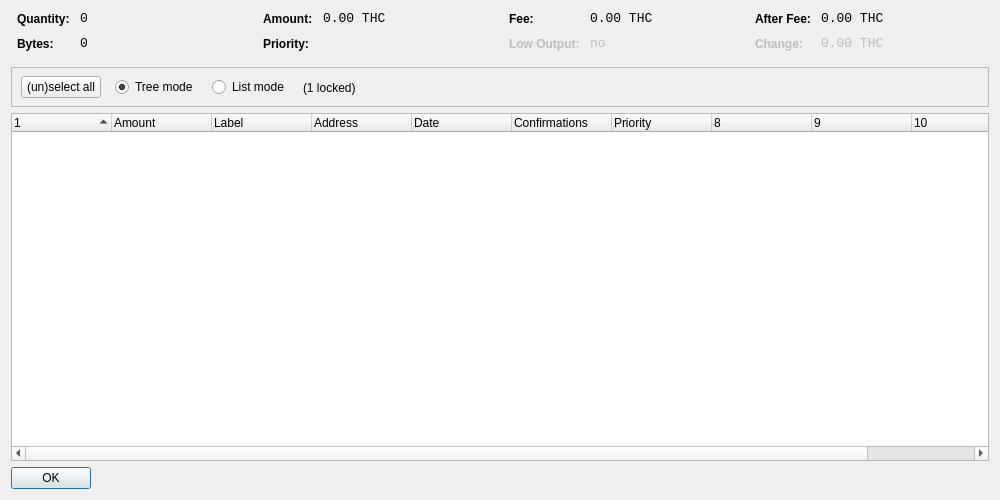
<?xml version="1.0" encoding="UTF-8"?>
<ui version="4.0">
 <class>CoinControlDialog</class>
 <widget class="QDialog" name="CoinControlDialog">
  <property name="geometry">
   <rect>
    <x>0</x>
    <y>0</y>
    <width>1000</width>
    <height>500</height>
   </rect>
  </property>
  <property name="windowTitle">
   <string>Coin Control</string>
  </property>
  <layout class="QVBoxLayout" name="verticalLayout">
   <item>
    <layout class="QHBoxLayout" name="horizontalLayoutTop" stretch="0,0,0,0">
     <property name="topMargin">
      <number>0</number>
     </property>
     <property name="bottomMargin">
      <number>10</number>
     </property>
     <item>
      <layout class="QFormLayout" name="formLayoutCoinControl1">
       <property name="horizontalSpacing">
        <number>10</number>
       </property>
       <property name="verticalSpacing">
        <number>10</number>
       </property>
       <property name="leftMargin">
        <number>6</number>
       </property>
       <property name="rightMargin">
        <number>6</number>
       </property>
       <item row="0" column="0">
        <widget class="QLabel" name="labelCoinControlQuantityText">
         <property name="styleSheet">
          <string notr="true">font-weight:bold;</string>
         </property>
         <property name="text">
          <string>Quantity:</string>
         </property>
        </widget>
       </item>
       <item row="0" column="1">
        <widget class="QLabel" name="labelCoinControlQuantity">
         <property name="font">
          <font>
           <family>Monospace</family>
           <pointsize>10</pointsize>
          </font>
         </property>
         <property name="cursor">
          <cursorShape>IBeamCursor</cursorShape>
         </property>
         <property name="contextMenuPolicy">
          <enum>Qt::ActionsContextMenu</enum>
         </property>
         <property name="text">
          <string notr="true">0</string>
         </property>
         <property name="textInteractionFlags">
          <set>Qt::LinksAccessibleByMouse|Qt::TextSelectableByKeyboard|Qt::TextSelectableByMouse</set>
         </property>
        </widget>
       </item>
       <item row="1" column="0">
        <widget class="QLabel" name="labelCoinControlBytesText">
         <property name="styleSheet">
          <string notr="true">font-weight:bold;</string>
         </property>
         <property name="text">
          <string>Bytes:</string>
         </property>
        </widget>
       </item>
       <item row="1" column="1">
        <widget class="QLabel" name="labelCoinControlBytes">
         <property name="font">
          <font>
           <family>Monospace</family>
           <pointsize>10</pointsize>
          </font>
         </property>
         <property name="cursor">
          <cursorShape>IBeamCursor</cursorShape>
         </property>
         <property name="contextMenuPolicy">
          <enum>Qt::ActionsContextMenu</enum>
         </property>
         <property name="text">
          <string notr="true">0</string>
         </property>
         <property name="textInteractionFlags">
          <set>Qt::LinksAccessibleByMouse|Qt::TextSelectableByKeyboard|Qt::TextSelectableByMouse</set>
         </property>
        </widget>
       </item>
      </layout>
     </item>
     <item>
      <layout class="QFormLayout" name="formLayoutCoinControl2">
       <property name="horizontalSpacing">
        <number>10</number>
       </property>
       <property name="verticalSpacing">
        <number>10</number>
       </property>
       <property name="leftMargin">
        <number>6</number>
       </property>
       <property name="rightMargin">
        <number>6</number>
       </property>
       <item row="0" column="0">
        <widget class="QLabel" name="labelCoinControlAmountText">
         <property name="styleSheet">
          <string notr="true">font-weight:bold;</string>
         </property>
         <property name="text">
          <string>Amount:</string>
         </property>
        </widget>
       </item>
       <item row="0" column="1">
        <widget class="QLabel" name="labelCoinControlAmount">
         <property name="font">
          <font>
           <family>Monospace</family>
           <pointsize>10</pointsize>
          </font>
         </property>
         <property name="cursor">
          <cursorShape>IBeamCursor</cursorShape>
         </property>
         <property name="contextMenuPolicy">
          <enum>Qt::ActionsContextMenu</enum>
         </property>
         <property name="text">
          <string notr="true">0.00 THC</string>
         </property>
         <property name="textInteractionFlags">
          <set>Qt::LinksAccessibleByMouse|Qt::TextSelectableByKeyboard|Qt::TextSelectableByMouse</set>
         </property>
        </widget>
       </item>
       <item row="1" column="0">
        <widget class="QLabel" name="labelCoinControlPriorityText">
         <property name="styleSheet">
          <string notr="true">font-weight:bold;</string>
         </property>
         <property name="text">
          <string>Priority:</string>
         </property>
        </widget>
       </item>
       <item row="1" column="1">
        <widget class="QLabel" name="labelCoinControlPriority">
         <property name="font">
          <font>
           <family>Monospace</family>
           <pointsize>10</pointsize>
          </font>
         </property>
         <property name="cursor">
          <cursorShape>IBeamCursor</cursorShape>
         </property>
         <property name="contextMenuPolicy">
          <enum>Qt::ActionsContextMenu</enum>
         </property>
         <property name="text">
          <string/>
         </property>
         <property name="textInteractionFlags">
          <set>Qt::LinksAccessibleByMouse|Qt::TextSelectableByKeyboard|Qt::TextSelectableByMouse</set>
         </property>
        </widget>
       </item>
      </layout>
     </item>
     <item>
      <layout class="QFormLayout" name="formLayoutCoinControl3">
       <property name="horizontalSpacing">
        <number>10</number>
       </property>
       <property name="verticalSpacing">
        <number>10</number>
       </property>
       <property name="leftMargin">
        <number>6</number>
       </property>
       <property name="rightMargin">
        <number>6</number>
       </property>
       <item row="0" column="0">
        <widget class="QLabel" name="labelCoinControlFeeText">
         <property name="styleSheet">
          <string notr="true">font-weight:bold;</string>
         </property>
         <property name="text">
          <string>Fee:</string>
         </property>
        </widget>
       </item>
       <item row="0" column="1">
        <widget class="QLabel" name="labelCoinControlFee">
         <property name="font">
          <font>
           <family>Monospace</family>
           <pointsize>10</pointsize>
          </font>
         </property>
         <property name="cursor">
          <cursorShape>IBeamCursor</cursorShape>
         </property>
         <property name="contextMenuPolicy">
          <enum>Qt::ActionsContextMenu</enum>
         </property>
         <property name="text">
          <string notr="true">0.00 THC</string>
         </property>
         <property name="textInteractionFlags">
          <set>Qt::LinksAccessibleByMouse|Qt::TextSelectableByKeyboard|Qt::TextSelectableByMouse</set>
         </property>
        </widget>
       </item>
       <item row="1" column="0">
        <widget class="QLabel" name="labelCoinControlLowOutputText">
         <property name="enabled">
          <bool>false</bool>
         </property>
         <property name="styleSheet">
          <string notr="true">font-weight:bold;</string>
         </property>
         <property name="text">
          <string>Low Output:</string>
         </property>
        </widget>
       </item>
       <item row="1" column="1">
        <widget class="QLabel" name="labelCoinControlLowOutput">
         <property name="enabled">
          <bool>false</bool>
         </property>
         <property name="font">
          <font>
           <family>Monospace</family>
           <pointsize>10</pointsize>
          </font>
         </property>
         <property name="cursor">
          <cursorShape>IBeamCursor</cursorShape>
         </property>
         <property name="contextMenuPolicy">
          <enum>Qt::ActionsContextMenu</enum>
         </property>
         <property name="text">
          <string>no</string>
         </property>
         <property name="textInteractionFlags">
          <set>Qt::LinksAccessibleByMouse|Qt::TextSelectableByKeyboard|Qt::TextSelectableByMouse</set>
         </property>
        </widget>
       </item>
      </layout>
     </item>
     <item>
      <layout class="QFormLayout" name="formLayoutCoinControl4">
       <property name="horizontalSpacing">
        <number>10</number>
       </property>
       <property name="verticalSpacing">
        <number>10</number>
       </property>
       <property name="leftMargin">
        <number>6</number>
       </property>
       <property name="rightMargin">
        <number>6</number>
       </property>
       <item row="0" column="0">
        <widget class="QLabel" name="labelCoinControlAfterFeeText">
         <property name="styleSheet">
          <string notr="true">font-weight:bold;</string>
         </property>
         <property name="text">
          <string>After Fee:</string>
         </property>
        </widget>
       </item>
       <item row="0" column="1">
        <widget class="QLabel" name="labelCoinControlAfterFee">
         <property name="font">
          <font>
           <family>Monospace</family>
           <pointsize>10</pointsize>
          </font>
         </property>
         <property name="cursor">
          <cursorShape>IBeamCursor</cursorShape>
         </property>
         <property name="contextMenuPolicy">
          <enum>Qt::ActionsContextMenu</enum>
         </property>
         <property name="text">
          <string notr="true">0.00 THC</string>
         </property>
         <property name="textInteractionFlags">
          <set>Qt::LinksAccessibleByMouse|Qt::TextSelectableByKeyboard|Qt::TextSelectableByMouse</set>
         </property>
        </widget>
       </item>
       <item row="1" column="0">
        <widget class="QLabel" name="labelCoinControlChangeText">
         <property name="enabled">
          <bool>false</bool>
         </property>
         <property name="styleSheet">
          <string notr="true">font-weight:bold;</string>
         </property>
         <property name="text">
          <string>Change:</string>
         </property>
        </widget>
       </item>
       <item row="1" column="1">
        <widget class="QLabel" name="labelCoinControlChange">
         <property name="enabled">
          <bool>false</bool>
         </property>
         <property name="font">
          <font>
           <family>Monospace</family>
           <pointsize>10</pointsize>
          </font>
         </property>
         <property name="cursor">
          <cursorShape>IBeamCursor</cursorShape>
         </property>
         <property name="contextMenuPolicy">
          <enum>Qt::ActionsContextMenu</enum>
         </property>
         <property name="text">
          <string notr="true">0.00 THC</string>
         </property>
         <property name="textInteractionFlags">
          <set>Qt::LinksAccessibleByMouse|Qt::TextSelectableByKeyboard|Qt::TextSelectableByMouse</set>
         </property>
        </widget>
       </item>
      </layout>
     </item>
    </layout>
   </item>
   <item>
    <widget class="QFrame" name="frame">
     <property name="minimumSize">
      <size>
       <width>0</width>
       <height>40</height>
      </size>
     </property>
     <property name="frameShape">
      <enum>QFrame::StyledPanel</enum>
     </property>
     <property name="frameShadow">
      <enum>QFrame::Sunken</enum>
     </property>
     <widget class="QWidget" name="horizontalLayoutWidget">
      <property name="geometry">
       <rect>
        <x>10</x>
        <y>0</y>
        <width>781</width>
        <height>41</height>
       </rect>
      </property>
      <layout class="QHBoxLayout" name="horizontalLayoutPanel" stretch="0,0,0,0,0">
       <property name="spacing">
        <number>14</number>
       </property>
       <item>
        <widget class="QPushButton" name="pushButtonSelectAll">
         <property name="sizePolicy">
          <sizepolicy hsizetype="Maximum" vsizetype="Fixed">
           <horstretch>0</horstretch>
           <verstretch>0</verstretch>
          </sizepolicy>
         </property>
         <property name="text">
          <string>(un)select all</string>
         </property>
        </widget>
       </item>
       <item>
        <widget class="QRadioButton" name="radioTreeMode">
         <property name="sizePolicy">
          <sizepolicy hsizetype="Maximum" vsizetype="Fixed">
           <horstretch>0</horstretch>
           <verstretch>0</verstretch>
          </sizepolicy>
         </property>
         <property name="text">
          <string>Tree mode</string>
         </property>
         <property name="checked">
          <bool>true</bool>
         </property>
        </widget>
       </item>
       <item>
        <widget class="QRadioButton" name="radioListMode">
         <property name="sizePolicy">
          <sizepolicy hsizetype="Maximum" vsizetype="Fixed">
           <horstretch>0</horstretch>
           <verstretch>0</verstretch>
          </sizepolicy>
         </property>
         <property name="text">
          <string>List mode</string>
         </property>
        </widget>
       </item>
       <item>
        <widget class="QLabel" name="labelLocked">
         <property name="text">
          <string>(1 locked)</string>
         </property>
        </widget>
       </item>
       <item>
        <spacer name="horizontalSpacer">
         <property name="orientation">
          <enum>Qt::Horizontal</enum>
         </property>
         <property name="sizeHint" stdset="0">
          <size>
           <width>40</width>
           <height>20</height>
          </size>
         </property>
        </spacer>
       </item>
      </layout>
     </widget>
    </widget>
   </item>
   <item>
    <widget class="CoinControlTreeWidget" name="treeWidget">
     <property name="contextMenuPolicy">
      <enum>Qt::CustomContextMenu</enum>
     </property>
     <property name="sortingEnabled">
      <bool>false</bool>
     </property>
     <property name="columnCount">
      <number>11</number>
     </property>
     <attribute name="headerShowSortIndicator" stdset="0">
      <bool>true</bool>
     </attribute>
     <attribute name="headerStretchLastSection">
      <bool>false</bool>
     </attribute>
     <column>
      <property name="text">
       <string/>
      </property>
     </column>
     <column>
      <property name="text">
       <string>Amount</string>
      </property>
     </column>
     <column>
      <property name="text">
       <string notr="true">Label</string>
      </property>
     </column>
     <column>
      <property name="text">
       <string>Address</string>
      </property>
     </column>
     <column>
      <property name="text">
       <string>Date</string>
      </property>
     </column>
     <column>
      <property name="text">
       <string>Confirmations</string>
      </property>
      <property name="toolTip">
       <string>Confirmed</string>
      </property>
     </column>
     <column>
      <property name="text">
       <string>Priority</string>
      </property>
     </column>
     <column>
      <property name="text">
       <string/>
      </property>
     </column>
     <column>
      <property name="text">
       <string/>
      </property>
     </column>
     <column>
      <property name="text">
       <string/>
      </property>
     </column>
     <column>
      <property name="text">
       <string/>
      </property>
     </column>
    </widget>
   </item>
   <item>
    <widget class="QDialogButtonBox" name="buttonBox">
     <property name="sizePolicy">
      <sizepolicy hsizetype="Maximum" vsizetype="Fixed">
       <horstretch>0</horstretch>
       <verstretch>0</verstretch>
      </sizepolicy>
     </property>
     <property name="orientation">
      <enum>Qt::Horizontal</enum>
     </property>
     <property name="standardButtons">
      <set>QDialogButtonBox::Ok</set>
     </property>
    </widget>
   </item>
  </layout>
 </widget>
 <customwidgets>
  <customwidget>
   <class>CoinControlTreeWidget</class>
   <extends>QTreeWidget</extends>
   <header>coincontroltreewidget.h</header>
  </customwidget>
 </customwidgets>
 <resources/>
 <connections/>
</ui>
